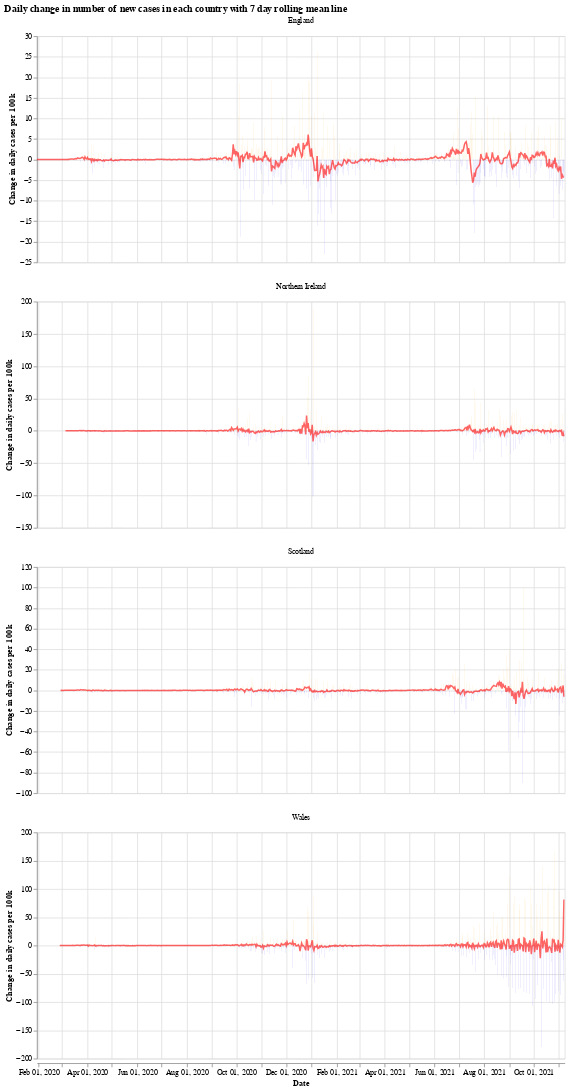

Notebook cell for this chart:
### Markdown cell above
We will use the Python library `Altair` for visualising the data, see the [altair docs](https://altair-viz.github.io/) for more information.

First we have a graph which shows the daily change in the number of new cases for each country. This number jumps up and down all over the place, which is likely due to delay in reporting of new cases over the weekend. Another interesting thing is that it looks like the daily cases in Wales experienced a much shorter period of calm over the summer (calm in the sense of daily cases not jumping up and down).

The orange bars are days when the number of new cases (per 100k population) was more than the previous day, while the blue are days when the number of new cases dropped. The red line is the 7 day moving average. 

When the moving average line is below 0, it means that there is a consistent drop in new cases. We can see this clearly happening around the times that lockdowns were introduced (though, to varying degrees). I will update the graphs soon with a marker of when each lockdown started.

### Code cell
# collapse
import altair as alt

bars = alt.Chart(uk_cases).mark_bar().encode(
    x=alt.X("yearmonthdate(date):T", axis=alt.Axis(title='Date')),
    y=alt.Y("casesChangeRate:Q", axis=alt.Axis(title='Change in daily cases per 100k')),
    tooltip='casesChange',
    color=alt.condition(
        alt.datum.casesChangeRate > 0,
        alt.value("orange"),  # The positive color
        alt.value("blue")  # The negative color
    )
).properties(title='Daily change in number of new cases with 7 day rolling mean',width=700).interactive()

line = alt.Chart(uk_cases).mark_line(
    color='red',
    size=2,
    opacity=0.6
).transform_window(
    rolling_mean='mean(casesChangeRate)',
    frame=[0, 7],
    groupby=['areaName']
).encode(
    x='yearmonthdate(date):T',
    y='rolling_mean:Q'
)

alt.layer(bars, line, data=uk_cases).facet(alt.Column(
    'areaName', title=''), columns=1).resolve_scale(y='independent').properties(title='Daily change in number of new cases in each country with 7 day rolling mean line')

### Figure 1 — Vega-Lite specification as saved in the notebook (floating-point values rounded to 4 significant figures; data arrays with more than 128 entries replaced by an {"elided": "..."} marker saying what was removed)
{"config": {"view": {"continuousWidth": 400, "continuousHeight": 300}}, "data": {"name": "data-892e0dfedaca7bcaab3424ce5c416bbe"}, "facet": {"type": "nominal", "field": "areaName", "title": ""}, "spec": {"layer": [{"mark": "bar", "encoding": {"color": {"condition": {"value": "orange", "test": "(datum.casesChangeRate > 0)"}, "value": "blue"}, "tooltip": {"type": "quantitative", "field": "casesChange"}, "x": {"type": "temporal", "axis": {"title": "Date"}, "field": "date", "timeUnit": "yearmonthdate"}, "y": {"type": "quantitative", "axis": {"title": "Change in daily cases per 100k"}, "field": "casesChangeRate"}}, "selection": {"selector001": {"type": "interval", "bind": "scales", "encodings": ["x", "y"]}}, "title": "Daily change in number of new cases with 7 day rolling mean", "width": 700}, {"mark": {"type": "line", "color": "red", "opacity": 0.6, "size": 2}, "encoding": {"x": {"type": "temporal", "field": "date", "timeUnit": "yearmonthdate"}, "y": {"type": "quantitative", "field": "rolling_mean"}}, "transform": [{"window": [{"op": "mean", "field": "casesChangeRate", "as": "rolling_mean"}], "frame": [0, 7], "groupby": ["areaName"]}]}]}, "columns": 1, "resolve": {"scale": {"y": "independent"}}, "title": "Daily change in number of new cases in each country with 7 day rolling mean line", "$schema": "https://vega.github.io/schema/vega-lite/v4.8.1.json", "datasets": {"data-892e0dfedaca7bcaab3424ce5c416bbe": {"elided": "2500 records"}}}
